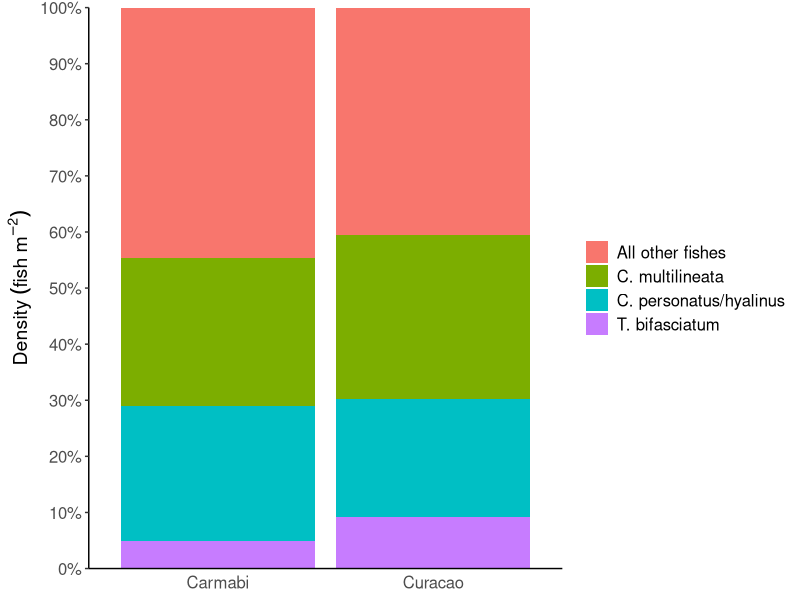
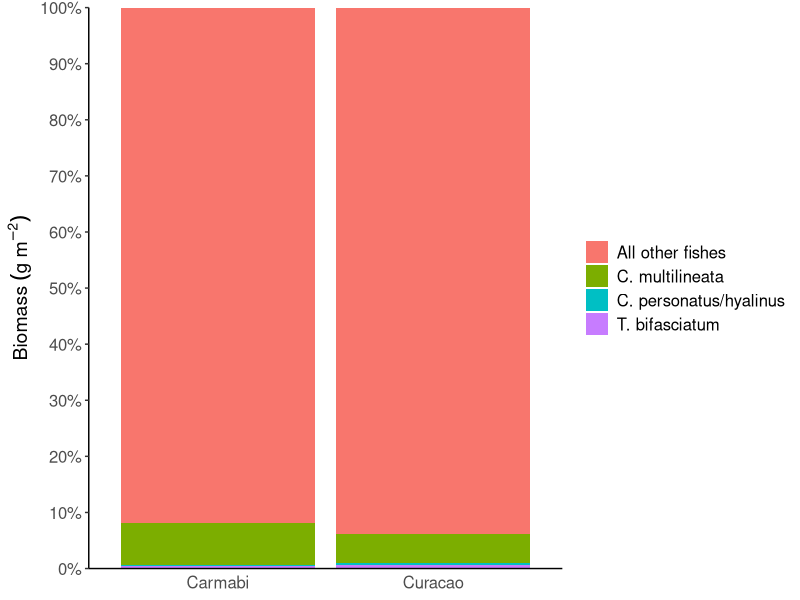

These charts were generated, in order, by the following R code:
library(here)
data<-read.csv(here::here("supplemental-material","Curacao fish surveys.csv"))
colnames(data)[colnames(data)=="?..Species"] <- "Species"
number_ticks <- function(n) {function(limits) pretty(limits, n)}
library(ggplot2)

#density
ggplot(data,aes(x = Location, y = Density, fill = Species)) + 
  geom_bar(position = "fill",stat = "identity") +
  ylab(bquote("Density" ~ (fish ~m^-2)))+
  theme(panel.grid.major = element_blank(), panel.grid.minor = element_blank(),
  panel.background = element_blank(), axis.line = element_line(colour = "black")) +       
  scale_y_continuous(expand = c(0, 0), breaks = number_ticks(10), labels = scales::percent) +
  theme(axis.title.x=element_blank(), axis.title.y = element_text(size = 14), axis.ticks.x=element_blank(), legend.title = element_blank(), text = element_text(size=15))

#biomass
ggplot(data,aes(x = Location, y = Biomass, fill = Species)) + 
  geom_bar(position = "fill",stat = "identity") +
  ylab(bquote("Biomass" ~ (g ~m^-2)))+
  theme(panel.grid.major = element_blank(), panel.grid.minor = element_blank(),
        panel.background = element_blank(), axis.line = element_line(colour = "black")) +       
  scale_y_continuous(expand = c(0, 0), breaks = number_ticks(10), labels = scales::percent) +
  theme(axis.title.x=element_blank(), axis.title.y = element_text(size = 14), axis.ticks.x=element_blank(), legend.title = element_blank(), text = element_text(size=15))
